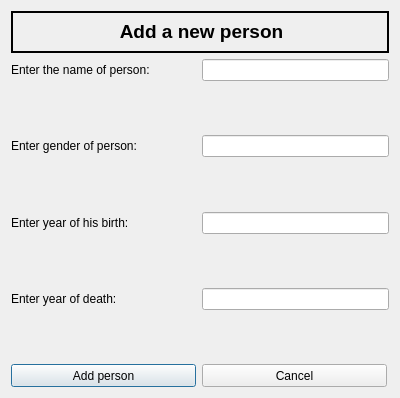
<?xml version="1.0" encoding="UTF-8"?>
<ui version="4.0">
 <class>addPerson</class>
 <widget class="QDialog" name="addPerson">
  <property name="geometry">
   <rect>
    <x>0</x>
    <y>0</y>
    <width>400</width>
    <height>398</height>
   </rect>
  </property>
  <property name="windowTitle">
   <string>Dialog</string>
  </property>
  <layout class="QGridLayout" name="gridLayout">
   <item row="7" column="0">
    <widget class="QLabel" name="label">
     <property name="text">
      <string>&lt;html&gt;&lt;head/&gt;&lt;body&gt;&lt;p&gt;&lt;span style=&quot; font-size:9pt;&quot;&gt;Enter year of death:&lt;/span&gt;&lt;/p&gt;&lt;/body&gt;&lt;/html&gt;</string>
     </property>
    </widget>
   </item>
   <item row="1" column="0">
    <widget class="QLabel" name="label_person_name">
     <property name="text">
      <string>&lt;html&gt;&lt;head/&gt;&lt;body&gt;&lt;p&gt;&lt;span style=&quot; font-size:9pt;&quot;&gt;Enter the name of person:&lt;/span&gt;&lt;/p&gt;&lt;/body&gt;&lt;/html&gt;</string>
     </property>
    </widget>
   </item>
   <item row="3" column="0">
    <widget class="QLabel" name="label_person_gender">
     <property name="text">
      <string>&lt;html&gt;&lt;head/&gt;&lt;body&gt;&lt;p&gt;&lt;span style=&quot; font-size:9pt;&quot;&gt;Enter gender of person:&lt;/span&gt;&lt;/p&gt;&lt;/body&gt;&lt;/html&gt;</string>
     </property>
    </widget>
   </item>
   <item row="5" column="1">
    <widget class="QLineEdit" name="input_person_birth"/>
   </item>
   <item row="6" column="0" colspan="2">
    <widget class="QLabel" name="label_error_person_birth">
     <property name="text">
      <string>&lt;html&gt;&lt;head/&gt;&lt;body&gt;&lt;p&gt;&lt;span style=&quot; color:#ff0000;&quot;&gt;&lt;br/&gt;&lt;/span&gt;&lt;/p&gt;&lt;/body&gt;&lt;/html&gt;</string>
     </property>
    </widget>
   </item>
   <item row="0" column="0" colspan="2">
    <widget class="QLabel" name="AddPersonText">
     <property name="frameShape">
      <enum>QFrame::WinPanel</enum>
     </property>
     <property name="frameShadow">
      <enum>QFrame::Plain</enum>
     </property>
     <property name="text">
      <string>&lt;html&gt;&lt;head/&gt;&lt;body&gt;&lt;p align=&quot;center&quot;&gt;&lt;span style=&quot; font-size:14pt; font-weight:600;&quot;&gt;Add a new person&lt;/span&gt;&lt;/p&gt;&lt;/body&gt;&lt;/html&gt;</string>
     </property>
     <property name="textFormat">
      <enum>Qt::AutoText</enum>
     </property>
    </widget>
   </item>
   <item row="4" column="0" colspan="2">
    <widget class="QLabel" name="label_error_person_gender">
     <property name="text">
      <string>&lt;html&gt;&lt;head/&gt;&lt;body&gt;&lt;p&gt;&lt;span style=&quot; color:#ff0000;&quot;&gt;&lt;br/&gt;&lt;/span&gt;&lt;/p&gt;&lt;/body&gt;&lt;/html&gt;</string>
     </property>
    </widget>
   </item>
   <item row="3" column="1">
    <widget class="QLineEdit" name="input_person_gender"/>
   </item>
   <item row="1" column="1">
    <widget class="QLineEdit" name="input_person_name"/>
   </item>
   <item row="2" column="0" colspan="2">
    <widget class="QLabel" name="label_error_person_name">
     <property name="text">
      <string/>
     </property>
    </widget>
   </item>
   <item row="5" column="0">
    <widget class="QLabel" name="label_person_birth">
     <property name="text">
      <string>&lt;html&gt;&lt;head/&gt;&lt;body&gt;&lt;p&gt;&lt;span style=&quot; font-size:9pt;&quot;&gt;Enter year of his birth:&lt;/span&gt;&lt;/p&gt;&lt;/body&gt;&lt;/html&gt;</string>
     </property>
    </widget>
   </item>
   <item row="7" column="1">
    <widget class="QLineEdit" name="input_person_death"/>
   </item>
   <item row="8" column="0" colspan="2">
    <widget class="QLabel" name="label_error_person_death">
     <property name="text">
      <string>&lt;html&gt;&lt;head/&gt;&lt;body&gt;&lt;p&gt;&lt;span style=&quot; color:#ff0000;&quot;&gt;&lt;br/&gt;&lt;/span&gt;&lt;/p&gt;&lt;/body&gt;&lt;/html&gt;</string>
     </property>
    </widget>
   </item>
   <item row="10" column="0">
    <widget class="QPushButton" name="button_add_person">
     <property name="minimumSize">
      <size>
       <width>185</width>
       <height>23</height>
      </size>
     </property>
     <property name="maximumSize">
      <size>
       <width>147</width>
       <height>23</height>
      </size>
     </property>
     <property name="text">
      <string>Add person</string>
     </property>
    </widget>
   </item>
   <item row="10" column="1">
    <widget class="QPushButton" name="button_cancel">
     <property name="minimumSize">
      <size>
       <width>185</width>
       <height>23</height>
      </size>
     </property>
     <property name="maximumSize">
      <size>
       <width>147</width>
       <height>23</height>
      </size>
     </property>
     <property name="text">
      <string>Cancel</string>
     </property>
    </widget>
   </item>
  </layout>
 </widget>
 <resources/>
 <connections/>
</ui>
